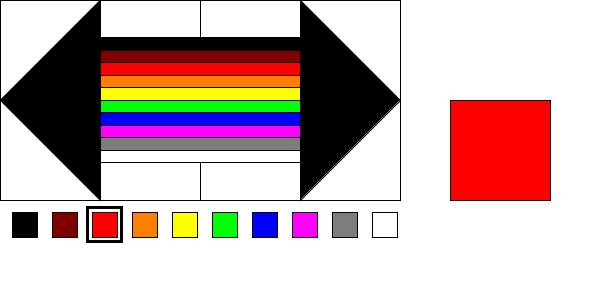
Frame 1 (no input)
Frame 60 (the mouse pressed at the canvas centre just before this capture): identical to frame 1, image omitted
Frame 120 (the mouse held since frame 60 and released just before this capture): identical to frame 1, image omitted

The Processing sketch that drew this single still picture (run headless with seeded random() and noise(); from frame 60 on, the mouse is pressed at the canvas centre):

// Processing sketch: colorSelector
// ── colorSelector.pde
int[] zeroColor = {0,0,0};  //black
int[] oneColor = {127,0,0};   //brown
int[] twoColor = {255,0,0};   //red
int[] threeColor = {255,125,0}; //orange
int[] fourColor = {255,255,0};  //yellow
int[] fiveColor = {0,255,0};  //green
int[] sixColor = {0,0,255};   //blue
int[] sevenColor = {255,0,255}; //violet
int[] eightColor = {125,125,125}; //grey
int[] nineColor = {255,255,255};  //white
int[] colorArray = {};
int colorIndex = 2;

float side = 25;
float x0,y0;
  
  
void setup(){
  colorArray = concat(colorArray,zeroColor);
  colorArray = concat(colorArray,oneColor);
  colorArray = concat(colorArray,twoColor);
  colorArray = concat(colorArray,threeColor);
  colorArray = concat(colorArray,fourColor);
  colorArray = concat(colorArray,fiveColor);
  colorArray = concat(colorArray,sixColor);
  colorArray = concat(colorArray,sevenColor);
  colorArray = concat(colorArray,eightColor);
  colorArray = concat(colorArray,nineColor);
  size(600,300);
  background(255);
  x0 = 0;
  y0 = 0;
}

void draw(){
  background(255);
  
  noFill();
     if(mouseX > x0 && mouseX < x0 + 8*side && mouseY > x0 && mouseY < x0 + 8*side){
      fill(155);
   }
   else{
    noFill(); 
   }
  rect(x0,y0,8*side,8*side);
     if(mouseX > x0 + 8*side && mouseX < x0 + 16*side && mouseY > x0 && mouseY < x0 + 4*side){
      fill(155);
   }
   else{
     noFill();      
   }
  rect(x0 + 8*side,y0,8*side,8*side);

  for(int index = 0;index < 10;index++){
    setFillColor(index);
    rect(x0 + 4*side,y0 +1.5*side+ 0.5*side*index,8*side,0.5*side);
    rect(x0 + 0.5*side + 1.6*side*index,y0+8.5*side,side,side);
  }
  setFillColor(0);
  triangle(x0 + 4*side,y0,x0 + 4*side,y0 + 8*side,x0,y0 + 4*side);
  triangle(x0 + 12*side,y0,x0 + 12*side,y0 + 8*side,x0 + 16*side,y0 + 4*side);
  noFill();
  strokeWeight(3);
  rect(x0 + 0.3*side + 1.6*side*colorIndex,y0+8.3*side,1.35*side,1.35*side);
  strokeWeight(1);
  setFillColor(colorIndex);
  rect(x0 + 18*side,y0 + 4*side,4*side,4*side);
}

void setFillColor(int localColorIndex){
  fill(color(colorArray[3*localColorIndex],colorArray[3*localColorIndex + 1],colorArray[3*localColorIndex + 2]));   
}

void keyPressed(){
 colorIndex = (colorIndex + 1)%10;  
}


void mouseClicked() {
  fill(0);
  if(mouseX > x0 && mouseX < x0 + 8*side && mouseY > x0 && mouseY < x0 + 8*side){
       colorIndex = (colorIndex - 1)%10; 
       if(colorIndex == -1){
           colorIndex = 9;
       }
       rect(x0,y0,8*side,8*side);
   }
   else{
   }
   if(mouseX > x0 + 8*side && mouseX < x0 + 16*side && mouseY > x0 && mouseY < x0 + 8*side){
       colorIndex = (colorIndex + 1)%10; 
       rect(x0 + 8*side,y0,8*side,8*side);
   }
   else{
   }     
}
